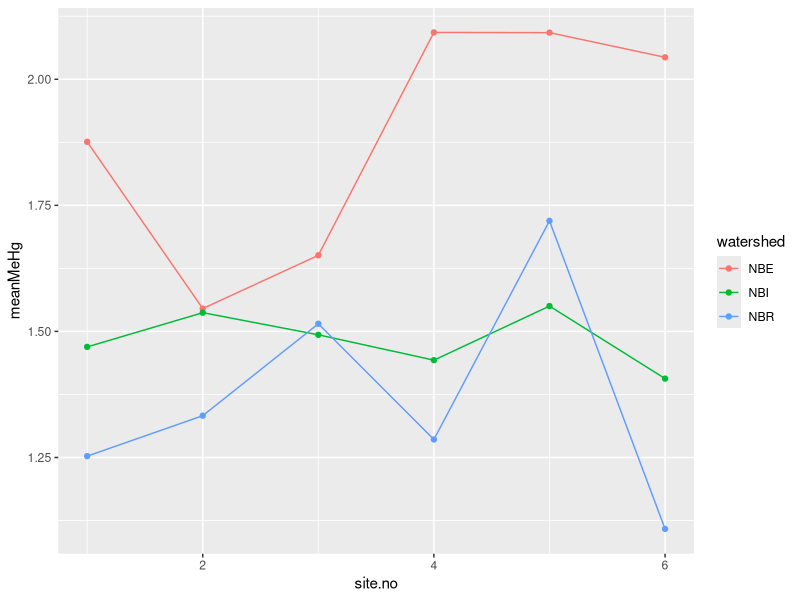
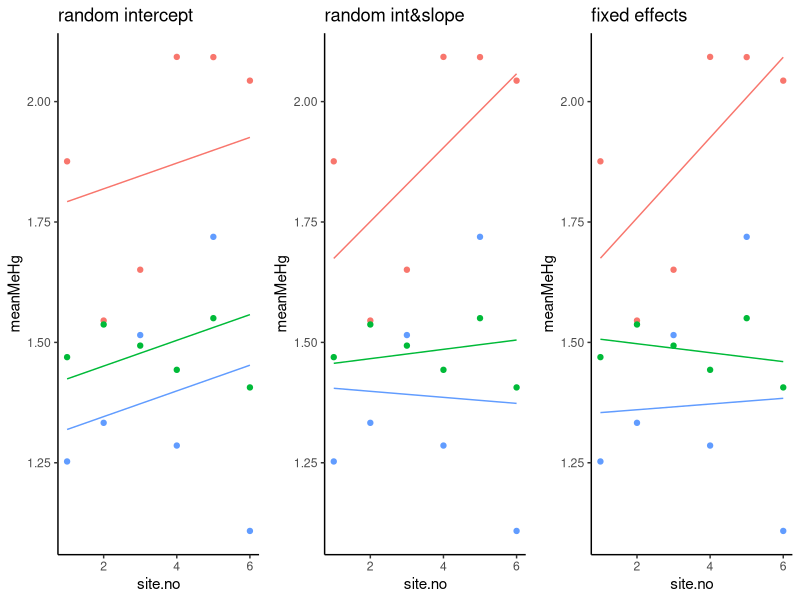
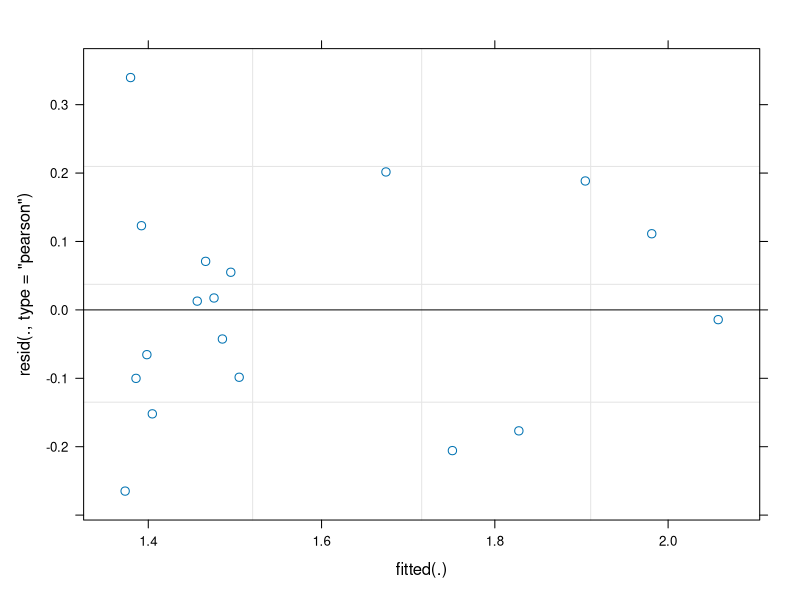
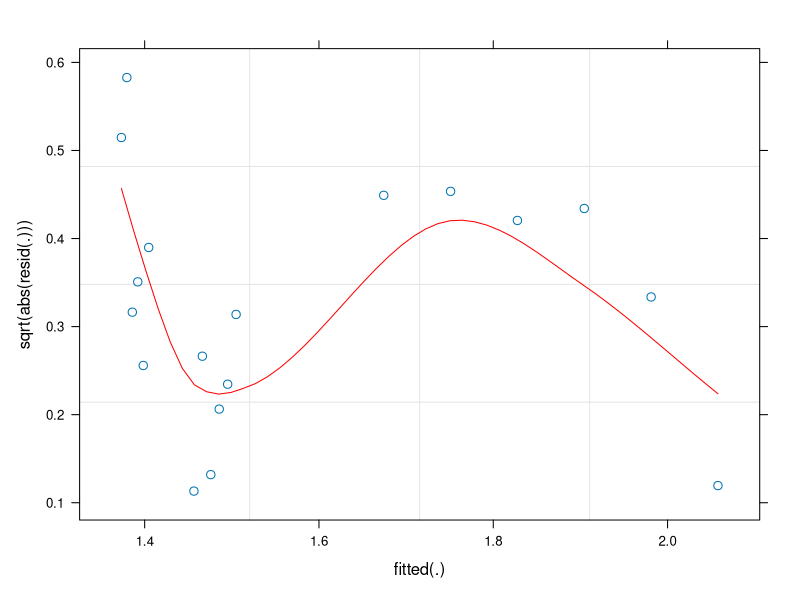
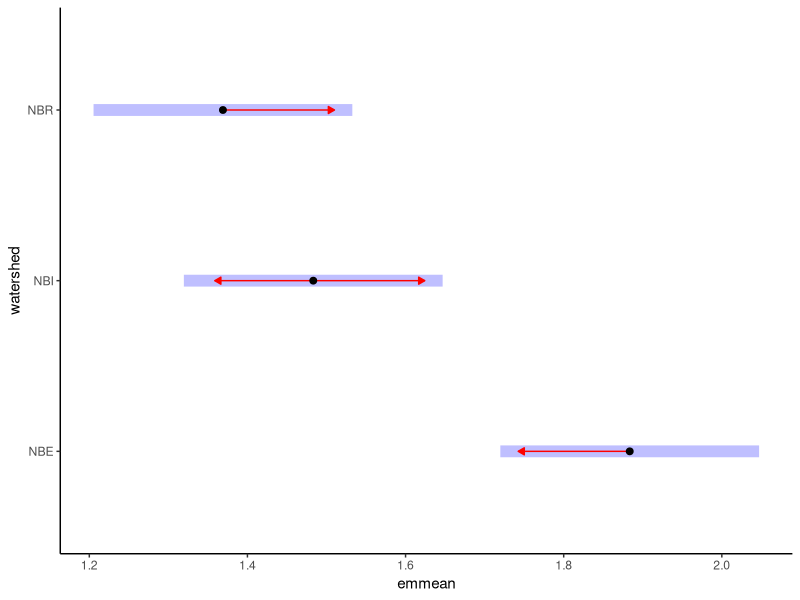
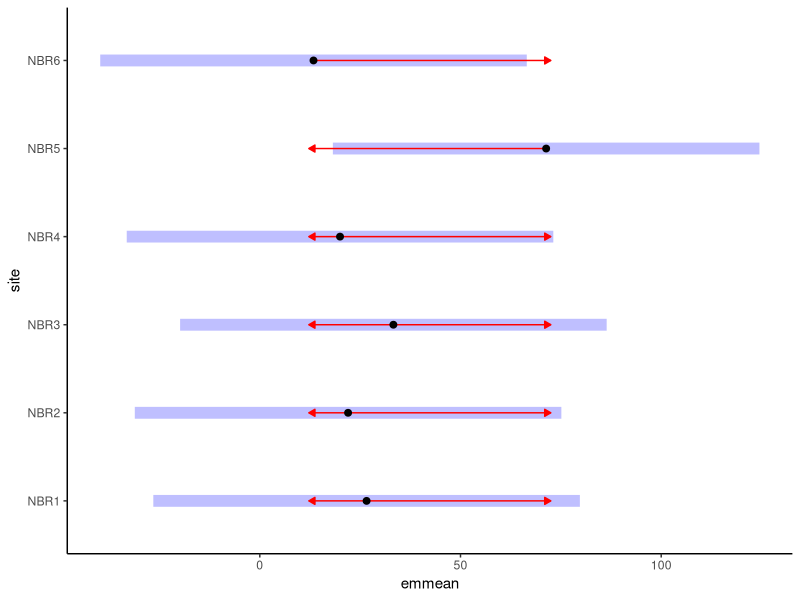
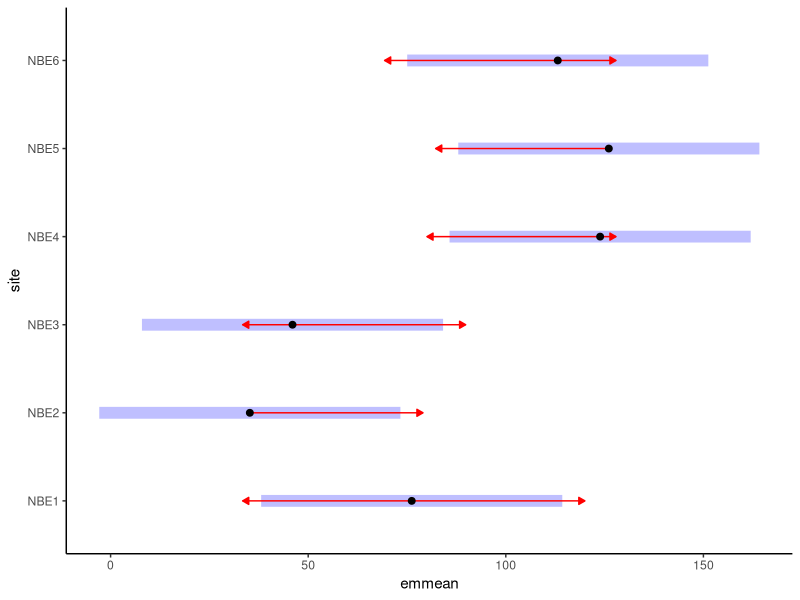
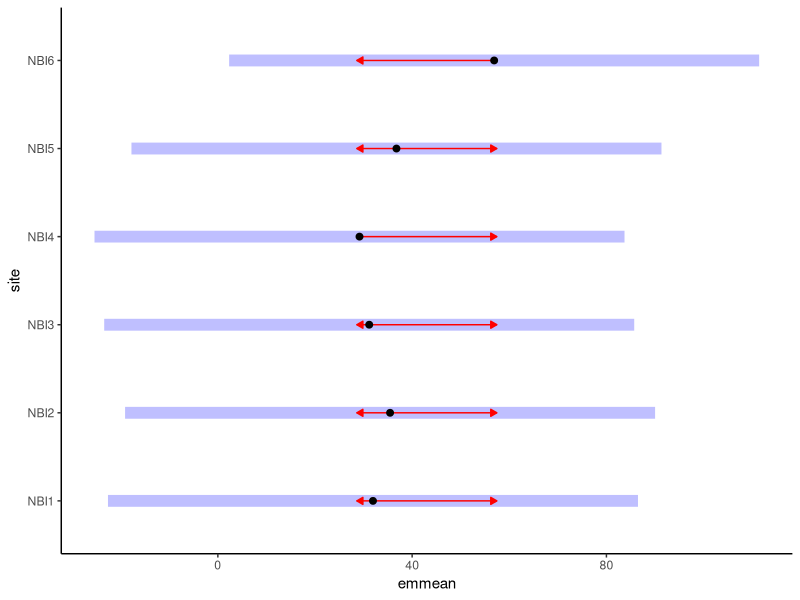

Write R code to recreate these figures, in order.
#############
#Assignment 9
#############
#'Hypothesis: testing if there is spatial variation in MeHg measurements between sites
#'within a watershed.  

library(ggplot2)
library(emmeans)
library(car) 
library(arm)
library(dplyr)
library(lme4)
library(readr)
library(cowplot)
library(stringr)

water <- read_csv("SeptemberOctober2018 MeHgFieldresults.csv")
water$logpH <- log(water$pH,10)
water$logMeHg <- log(water$MeHg.pgL,10)

#releveling the watersheds from least to most harvesting
water2 <- (water
           %>% mutate(watershed=factor(watershed,levels=c("NBR","NBE","NBI")))
           %>% mutate_if(is.character,factor)
)

#making average columns of site log MeHg and log pH
water3 <- water2 %>%
  group_by(site)%>%
  summarise(meanMeHg=mean(logMeHg),
            meanpH=mean(logpH))

#adding watershed column to this data frame, I know this isn't the best option, but it works 
water3$watershed1 <-str_extract(water3$site, "NBE")
water3$watershed2 <-str_extract(water3$site, "NBR")
water3$watershed3 <-str_extract(water3$site, "NBI")

water4 <- water3 %>% mutate(watershed = coalesce(watershed1, watershed2, watershed3)) %>%
  select(watershed, site, meanMeHg, meanpH)

water4$site.no <-str_extract_all(water4$site, "\\d")

#site.no made chars, converting them to numbers
water4$site.no <- as.numeric(as.character(water4$site.no))
#factoring
water4$watershed <- factor(water4$watershed)

#makng this plot for the later part of the analysis 
q0 <- (ggplot(water4, aes(site.no, meanMeHg, colour = watershed))
       + geom_point())  
print(q0+geom_line())

## per-group fit (fixed)
lm1 <- lmList(meanMeHg~site.no|watershed, data=water4) 

## random intercept
lm2 <- lmer(meanMeHg~site.no+(1|watershed),
            data=water4)
## random slopes
lm3 <- lmer(meanMeHg~site.no+(1+site.no|watershed), data=water4) 

#compute pred
pp0 <- expand.grid(water4,site.no=1:6,watershed=levels(water4$watershed))
pp1 <- cbind(pp0,meanMeHg=predict(lm1,newdata=pp0))
pp2 <- cbind(pp0,meanMeHg=predict(lm2,newdata=pp0))
pp3 <- cbind(pp0,meanMeHg=predict(lm3,newdata=pp0))

#plot pred
theme_set(theme_classic()+theme(legend.position="none"))
plot_grid(q0+geom_line(data=pp2)+ggtitle("random intercept"),
          q0+geom_line(data=pp3)+ggtitle("random int&slope"),
          q0+geom_line(data=pp1)+ggtitle("fixed effects"),
          nrow=1)

plot(lm3)  ## fitted vs residual
## scale-location
plot(lm3, sqrt(abs(resid(.))) ~ fitted(.),
     type=c("p","smooth"), col.line="red")

#making the model to use in emmeans
w2<- glm(meanMeHg~watershed, data=water4)

#breaking apart the inital table to do comparisons of the mean MeHg between sites within watersheds
ws <- split(water2, water2$watershed)
NBR <- ws$NBR
NBE <- ws$NBE
NBI <- ws$NBI

#making lm
NBR1<- lm(MeHg.pgL ~ site, data = NBR)
NBE1<- lm(MeHg.pgL ~ site, data = NBE)
NBI1<- lm(MeHg.pgL ~ site, data = NBI)

#comparing MeHg between watershed 
emmeans(w2, "watershed", data = water4) 
grpMeans <- emmeans(w2, "watershed", data = water4)
grpMeans
pairs(grpMeans)
plot(grpMeans, comparisons = TRUE)

#seeing if MeHg changes in sites within watershed NBR
emmeans(NBR1, "site", data = NBR) 
grpMeans1 <- emmeans(NBR1, "site", data = NBR)
grpMeans1
pairs(grpMeans1)
plot(grpMeans1, comparisons = TRUE)

#seeing if MeHg changes in sites within watershed NBE
emmeans(NBE1, "site", data = NBE) 
grpMeans2 <- emmeans(NBE1, "site", data = NBE)
grpMeans2
pairs(grpMeans2)
plot(grpMeans2, comparisons = TRUE)

#seeing if MeHg changes in sites within watershed NBI
emmeans(NBI1, "site", data = NBI) 
grpMeans3 <- emmeans(NBI1, "site", data = NBI)
grpMeans3
pairs(grpMeans3)
plot(grpMeans3, comparisons = TRUE)
